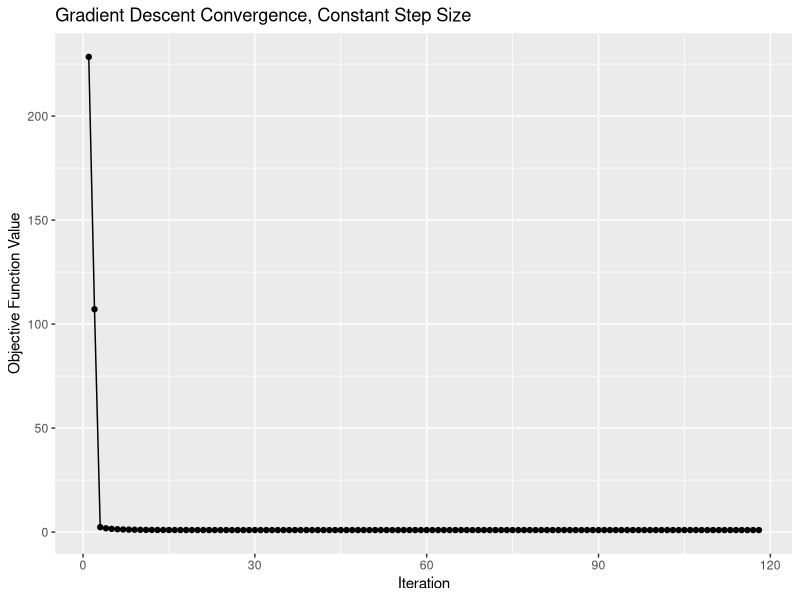
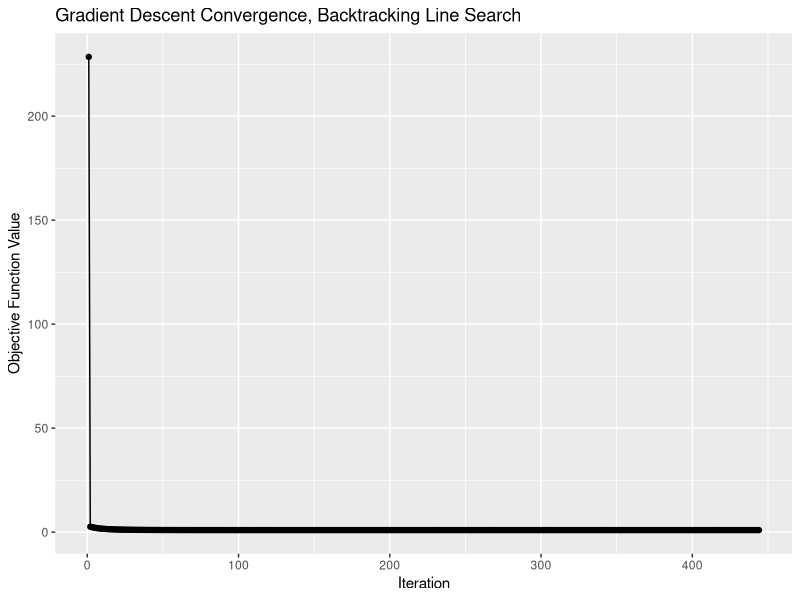
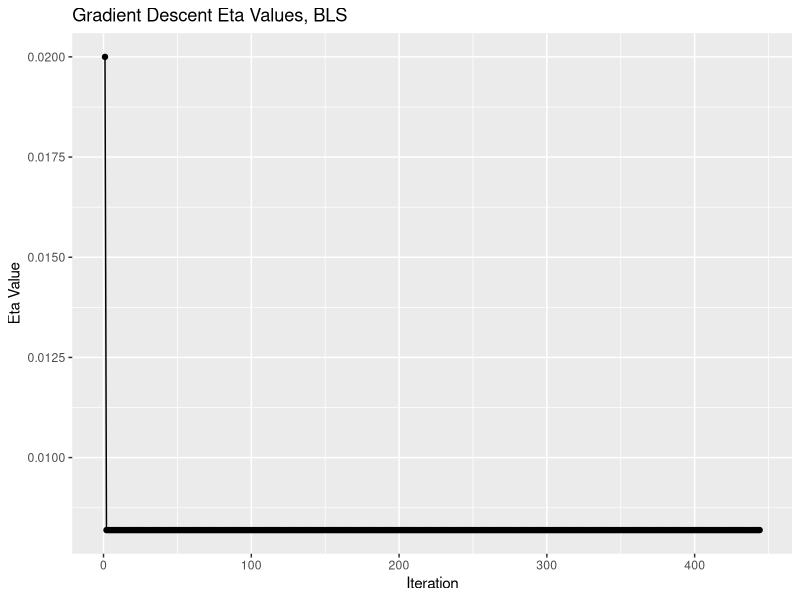

R code for these plots, in order:
## ---- chunk 1
#| include: false
options(max.print = 50)
library(ggplot2)
## ---- chunk 2
# Gradient descent algorithm that uses backtracking to minimize an objective function

gradient_descent_constant_step <- function(tol = 1e-6, max_iter = 10000, step_size = 0.01) {
  # Step 1: Initialize and select a random stopping point
  # Initialize
  set.seed(777) # example seeding 
  last_iter <- 0 # the last iteration ran
  eta <- step_size # step size that is decided manually 
  max_iter <- max_iter # max iterations before terminating if mininum isn't found
  tolerance <- tol # tolerance for the stoppign criteria 
  obj_values <- numeric(max_iter) # Stores the value of f(x)
  eta_values <- numeric(max_iter)  # To store eta values used each iteration
  eta_values[1] <- step_size
  betas <- numeric(max_iter) # Stores the value of x guesses
  x0 <- runif(1, min=-10, max=10) # our first guess is somewhere between -10-10
  
  # Set the objective function to the function to be minimized 
  # Objective function: f(x)
  obj_function <- function(x) {
    return(x^4 + 2*(x^2) + 1) 
  }
  
  # Gradient function: d/dx of f(x)
  gradient <- function(x) {
    return(4*x^3 + 4*x)
  }
  
  # Append the first guess to the obj_values and betas vector
  betas[1] <- x0
  obj_values[1] <- obj_function(x0)
  
  # Step 2: While stopping criteria < tolerance, do:
  for (iter in 1:max_iter) { # the iteration goes n = 1, 2, 3, 4, but the arrays of our output starts at iter = 0 and guess x0
    # Select eta(step size), which is constant
    # There's nothing to do for this step
    
    # Calculate the next guess of x_k+1, calculate f(x_k+1), set eta(x_k+1)
    betas[iter + 1] <- betas[iter] - (eta * gradient(betas[iter]))
    obj_values[iter + 1] <- obj_function(betas[iter + 1])
    eta_values[iter + 1] <- eta
    
    # Calculate the value of the stopping criterion
    stop_criteria <- abs(gradient(betas[iter + 1]))
    
    # If stopping criteria less than tolerance, break
    if(is.na(stop_criteria) || stop_criteria <= tolerance) { 
      last_iter <- iter + 1
      break 
    }
    
    # if we never set last iter, then we hit the max number of iterations and need to set
    if(last_iter == 0) { last_iter <- max_iter }
    
    # end algorithm
  }
  
  return(list(betas = betas, obj_values = obj_values, eta_values = eta_values, last_iter = last_iter)) # in this case, beta(predictors) are the x values, obj_values are f(x), eta is the step size, last iter is the value in the vector of the final iteration before stopping
}
## ---- chunk 3
minimize_constant_step <- gradient_descent_constant_step(tol = 1e-6, max_iter = 10000, step_size = 0.03)
print(minimize_constant_step)

cat("The functions stopped after", minimize_constant_step$last_iter - 1, "iterations \n")
cat("The function's point of minimization is", "(", minimize_constant_step$betas[minimize_constant_step$last_iter], "," , minimize_constant_step$obj_values[minimize_constant_step$last_iter], ") \n")
## ---- chunk 4
gradient_descent_backtracking <- function(tol = 1e-6, max_iter = 10000, epsilon = 0.5, tau = 0.5, init_step_size = 0.01) {
  # Step 1: Initialize and select a random stopping point
  # Initialize
  set.seed(777) # example seeding 
  last_iter <- 0 # the last iteration ran
  max_iter <- max_iter # max iterations before terminating if minimum isn't found
  tolerance <- tol # tolerance for the stopping criteria 
  epsilon <- epsilon # Epsilon used in the step size criteria calculation
  tau <- tau # tau used in the step size criteria calculation
  obj_values <- numeric(max_iter) # Stores the value of f(x)
  eta_values <- numeric(max_iter)  # To store eta values used each iteration
  eta_values[1] <- init_step_size
  betas <- numeric(max_iter) # Stores the value of x guesses
  x0 <- runif(1, min=-10, max=10) # our first guess is somewhere between -10 to 10
  eta <- init_step_size # our initial step size
  
  # Set the objective function to the function to be minimized 
  # Objective function: f(x)
  obj_function <- function(x) {
    return(x^4 + 2*(x^2) + 1) 
  }
  
  # Gradient function: d/dx of f(x)
  gradient <- function(x) {
    return(4*x^3 + 4*x)
  }
  
  # Armijo condition function
  # returns TRUE or FALSE whether the condition is satisfied or not
  calc_armijo_stepsize <- function(beta_new, beta, eta) {
    iter <- 1 # set a hard limit of 10000 iterations
    while (obj_function(beta_new) > (obj_function(beta) - (epsilon * eta * gradient(beta)^2)) && iter <= max_iter) {
      eta <- tau * eta
      iter <- iter + 1
    }
    return(eta)
  }
  
  # Append the first guess to the obj_values and betas vector
  betas[1] <- x0
  obj_values[1] <- obj_function(x0)
  
  # Step 2: While stopping criteria < tolerance, do:
  for (iter in 1:max_iter) { # the iteration goes n = 1, 2, 3, 4, but the arrays of our output starts at iter = 0 and guess x0
    
    # Calculate the next guess of x_k+1, calculate f(x_k+1)
    beta <- betas[iter]
    beta_new <- betas[iter] - (eta * gradient(beta))
    betas[iter + 1] <- beta_new
    new_obj <- obj_function(beta_new)
    obj_values[iter + 1] <- new_obj
    
    # Select eta(step size) for next step(k+1) using backtracking line search
    eta <- calc_armijo_stepsize(beta_new = beta_new, beta = beta, eta = eta)
    eta_values[iter + 1] <- eta
    
    # Calculate the value of the stopping criterion
    stop_criteria <- abs(gradient(beta_new))
    
    # If stopping criteria less than tolerance, break
    if(is.na(stop_criteria) || stop_criteria <= tolerance) { 
      last_iter <- iter + 1
      break 
    }
    
    # if we never set last iter, then we hit the max number of iterations and need to set
    if(last_iter == 0) { last_iter <- max_iter }
    
    # end algorithm
  }
  
  return(list(betas = betas, obj_values = obj_values, eta_values = eta_values, last_iter = last_iter)) # in this case, beta(predictors) are the x values, obj_values are f(x), eta is the step size, last iter is the value in the vector of the final iteration before stopping
}
## ---- chunk 5
minimize_backtrack <- gradient_descent_backtracking(tol = 1e-6, max_iter = 10000, epsilon = 0.5, tau = 0.8, init_step_size = 0.02)
print(minimize_backtrack)

cat("The functions stopped after", minimize_backtrack$last_iter - 1, "iterations \n")
cat("The function's point of minimization is", "(", minimize_backtrack$betas[minimize_backtrack$last_iter], "," , minimize_backtrack$obj_values[minimize_backtrack$last_iter], ") \n")
## ---- chunk 6
# constant step size
iterations <- 1:minimize_constant_step$last_iter
obj_values <- (minimize_constant_step$obj_values)[iterations]
f_k_constant <- cbind(obj_values, iterations)

iterations <- 1:minimize_backtrack$last_iter
obj_values <- (minimize_backtrack$obj_values)[iterations]
f_k_backtrack <- cbind(obj_values, iterations)

ggplot(f_k_constant, aes(x=iterations, y=obj_values)) + 
  geom_point() + 
  geom_line() + 
  ggtitle("Gradient Descent Convergence, Constant Step Size") + 
  xlab("Iteration") + ylab("Objective Function Value")
ggplot(f_k_backtrack, aes(x=iterations, y=obj_values)) + 
  geom_point() + 
  geom_line() + 
  ggtitle("Gradient Descent Convergence, Backtracking Line Search") + 
  xlab("Iteration") + ylab("Objective Function Value")
## ---- chunk 7
iterations <- 1:minimize_backtrack$last_iter
eta_values <- minimize_backtrack$eta_values[iterations]
eta_backtrack <- cbind(eta_values, iterations)

ggplot(eta_backtrack, aes(x=iterations, y=eta_values)) + 
  geom_point() + 
  geom_line() + 
  ggtitle("Gradient Descent Eta Values, BLS") + 
  xlab("Iteration") + ylab("Eta Value")
## ---- chunk 8

## ---- chunk 9

